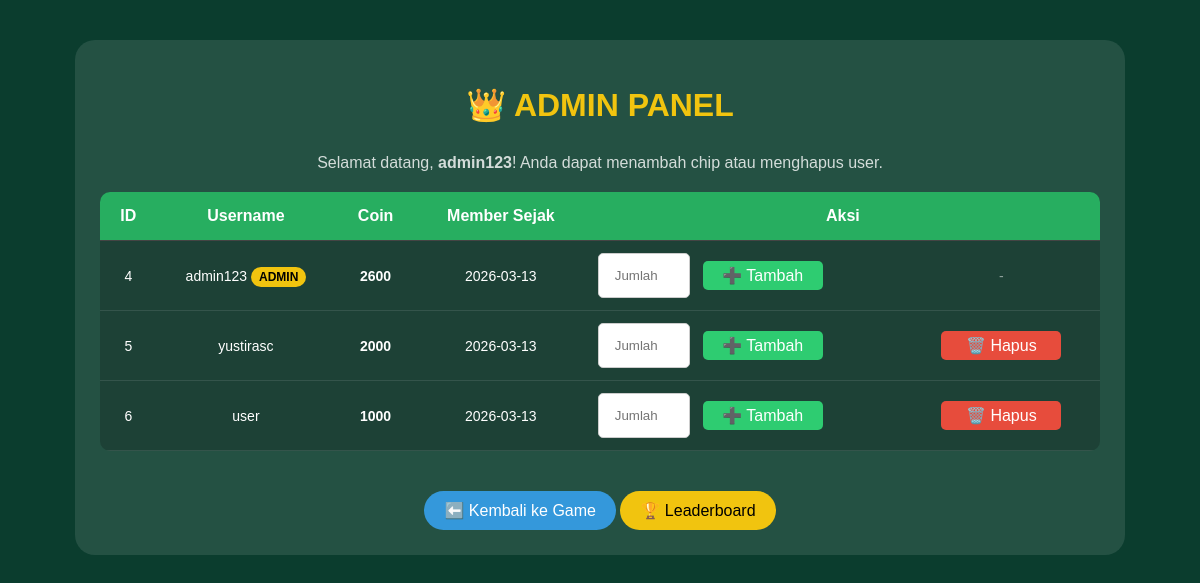
Page /admin (signed in) on the committed database.
### tables this page shows
CREATE TABLE users (
            id INTEGER PRIMARY KEY AUTOINCREMENT,
            username TEXT UNIQUE NOT NULL,
            password TEXT NOT NULL,
            coin INTEGER DEFAULT 1000
        , created_at TEXT);

### app.py (the view)
@app.route("/admin")
@login_required
def admin_panel():
    if session["username"] != "admin123":
        return "Akses ditolak! Hanya untuk admin.", 403
    conn = get_db_connection()
    users = conn.execute('SELECT id, username, coin, created_at FROM users ORDER BY coin DESC').fetchall()
    conn.close()
    return render_template("admin.html", users=users)

### app.py (called while the page is built)
def login_required(f):
    @wraps(f)
    def decorated_function(*args, **kwargs):
        if "username" not in session:
            return redirect("/")
        return f(*args, **kwargs)
    return decorated_function

def get_db_connection():
    conn = sqlite3.connect('blackjack.db')
    conn.row_factory = sqlite3.Row
    return conn

@app.after_request
def add_header(response):
    response.headers['Cache-Control'] = 'no-store, no-cache, must-revalidate, post-check=0, pre-check=0, max-age=0'
    response.headers['Pragma'] = 'no-cache'
    response.headers['Expires'] = '-1'
    return response

### templates/admin.html (shortened to what this page needs)
<!DOCTYPE html>
<html>
<head>
    <link rel="stylesheet" href="/static/style.css">
</head>
<body>
    <div class="admin-container">
        <h1>👑 ADMIN PANEL</h1>
        <p style="text-align: center; opacity: 0.8;">Selamat datang, <strong>admin123</strong>! Anda dapat menambah chip atau menghapus user.</p>
        <table class="admin-table">
            <thead>
                <tr>
                    <th>ID</th>
                    <th>Username</th>
                    <th>Coin</th>
                    <th>Member Sejak</th>
                    <th colspan="2">Aksi</th>
                </tr>
            </thead>
            <tbody>
                {% for user in users %}
                <tr>
                    <td>{{ user['id'] }}</td>
                    <td>
                        {{ user['username'] }}
                        {% if user['username'] == 'admin123' %}
                            <span class="admin-badge">ADMIN</span>
                        {% endif %}
                    </td>
                    <td><strong>{{ user['coin'] }}</strong></td>
                    <td>{{ user['created_at'][:10] if user['created_at'] else 'N/A' }}</td>
                    <td>
                        <form action="/admin/add_chip" method="post" style="display: flex; gap: 5px;">
                            <input type="number" name="jumlah" placeholder="Jumlah" min="1" class="input-small" required>
                            <button type="submit" class="btn-add">➕ Tambah</button>
                        </form>
                    </td>
                    <td>
                        {% if user['username'] != 'admin123' %}
                        <form action="/admin/delete_user" method="post" onsubmit="return confirm('Yakin ingin menghapus user {{ user['username'] }}? Semua data akan hilang!');">
                            <button type="submit" class="btn-delete">🗑️ Hapus</button>
                        </form>
                        {% else %}
                        <span style="opacity:0.5;">-</span>
                        {% endif %}
                    </td>
                </tr>
                {% endfor %}
            </tbody>
        </table>
        <div style="text-align: center;">
            <a href="/game" class="btn-back">⬅️ Kembali ke Game</a>
            <a href="/leaderboard" class="btn-back" style="background-color: #f1c40f; color: black;">🏆 Leaderboard</a>
        </div>
    </div>
</body>
</html>

### static/style.css (style rules this page uses)
body { background: #0b3d2e; font-family: Arial, Helvetica, sans-serif; color: white; text-align: center; margin: 0; padding: 10px; min-height: 100vh; box-sizing: border-box; }
button { background: black; color: white; border: none; padding: 12px 24px; font-size: 16px; border-radius: 8px; cursor: pointer; margin: 8px; min-width: 120px; touch-action: manipulation; -webkit-tap-highlight-color: transparent; }
table { width: 100%; border-collapse: collapse; margin: 15px 0; color: white; font-size: 14px; }
th, td { padding: 12px 5px; border-bottom: 1px solid #444; text-align: center; }
th { background-color: #27ae60; }
a { text-decoration: none; display: inline-block; }
* { -webkit-tap-highlight-color: transparent; }
button { transition: all 0.3s; }

### templates/admin.html (style rules this page uses)
.admin-container { max-width: 1000px; margin: 30px auto; padding: 25px; background: rgba(255,255,255,0.1); border-radius: 20px; }
h1 { color: #f1c40f; text-align: center; margin-bottom: 30px; }
.admin-table { width: 100%; border-collapse: collapse; margin: 20px 0; background: rgba(0,0,0,0.2); border-radius: 10px; overflow: hidden; }
.admin-table th { background: #27ae60; color: white; padding: 15px; font-size: 16px; }
.admin-table td { padding: 12px; border-bottom: 1px solid rgba(255,255,255,0.1); text-align: center; }
.input-small { width: 80px; padding: 5px; border-radius: 5px; border: 1px solid #ccc; text-align: center; }
.btn-add { background: #2ecc71; color: white; border: none; padding: 5px 10px; border-radius: 5px; cursor: pointer; }
.btn-delete { background: #e74c3c; color: white; border: none; padding: 5px 10px; border-radius: 5px; cursor: pointer; }
.btn-back { background: #3498db; color: white; padding: 10px 20px; border: none; border-radius: 50px; cursor: pointer; text-decoration: none; display: inline-block; margin-top: 20px; }
.admin-badge { background: #f1c40f; color: black; padding: 3px 8px; border-radius: 12px; font-size: 12px; font-weight: bold; }

### rows in the picture
users: id "4", username "admin123", shows "ADMIN", coin "2600", created_at "2026-03-13"
users: id "5", username "yustirasc", coin "2000", created_at "2026-03-13"
users: id "6", username "user", coin "1000", created_at "2026-03-13"
